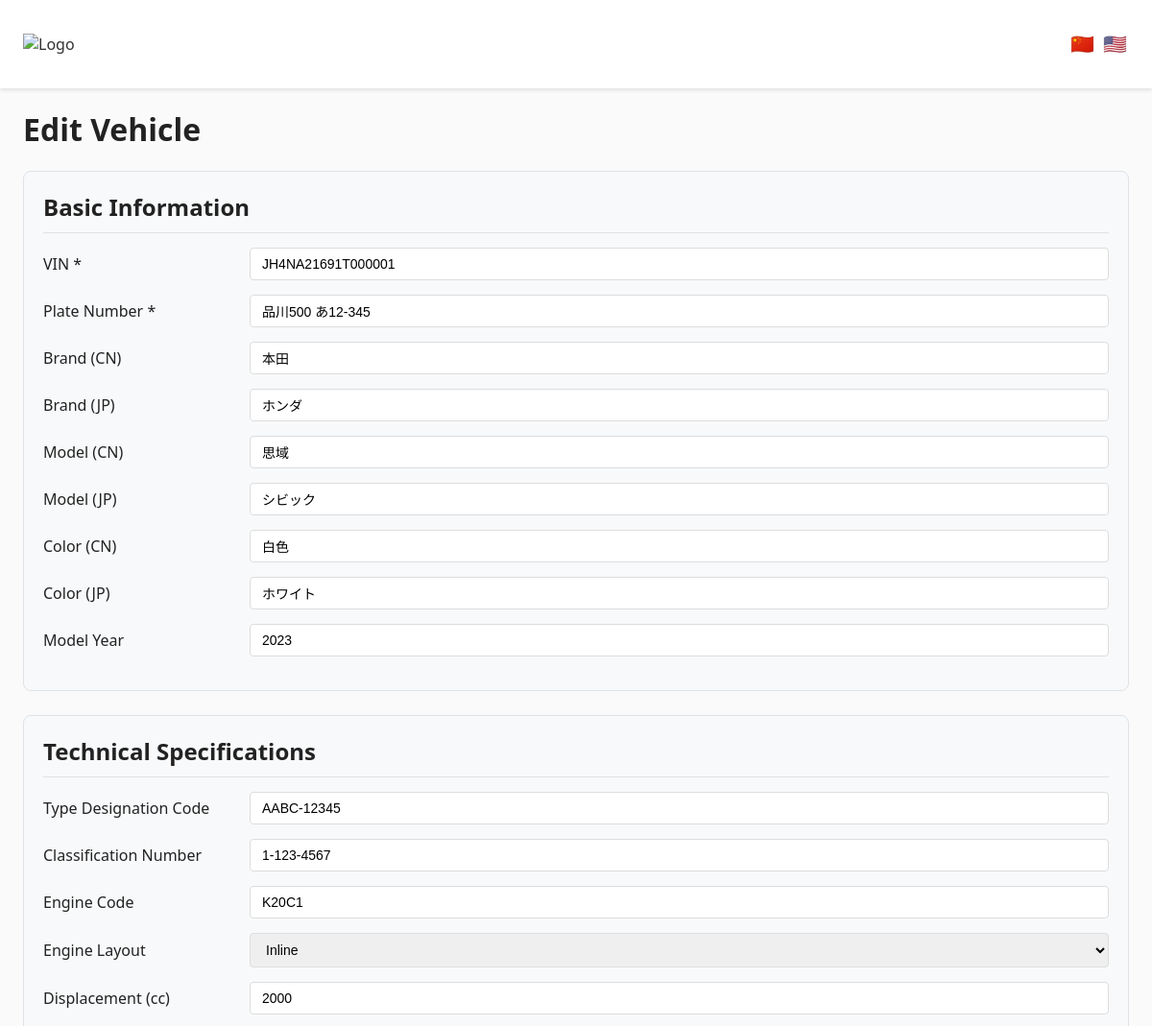
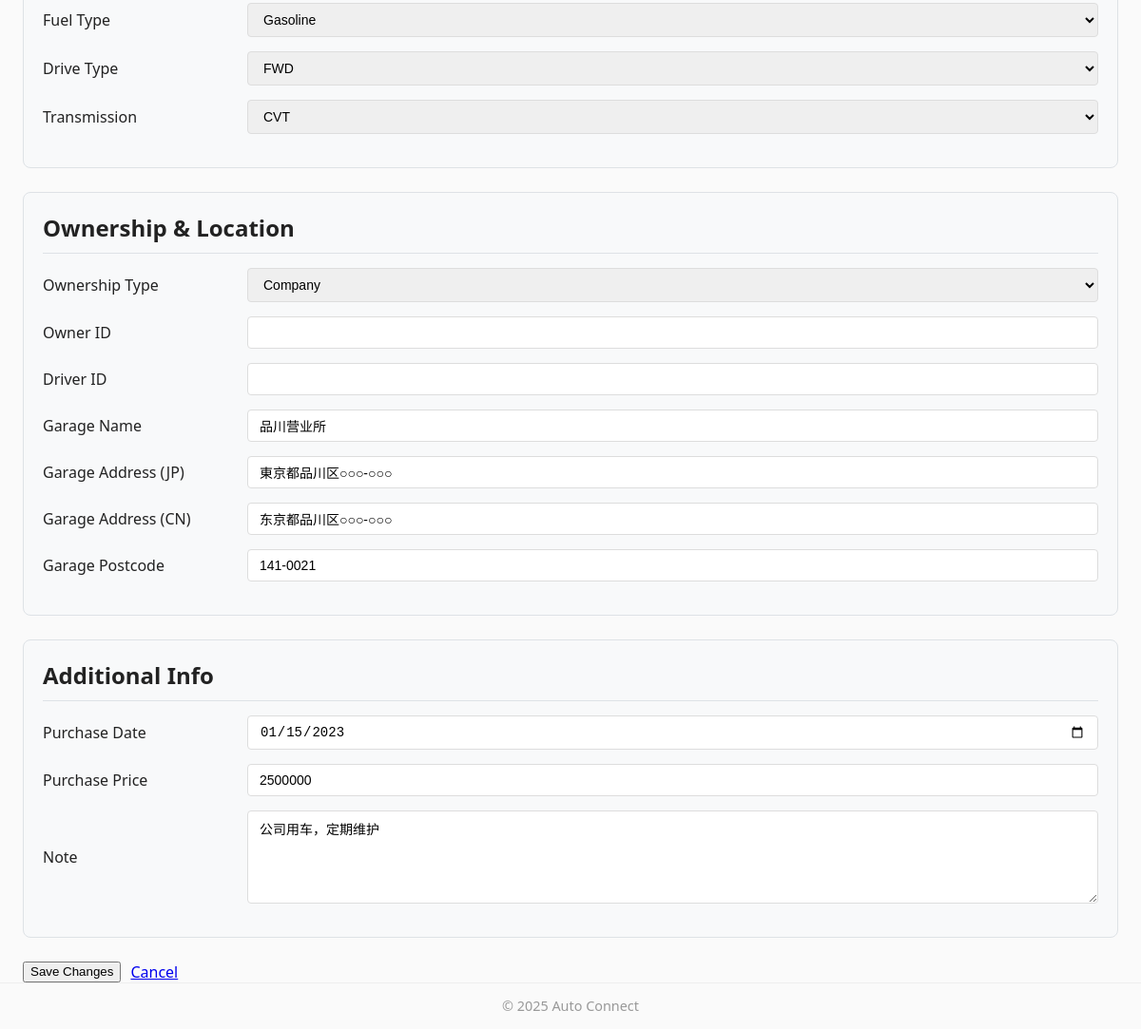
Page /vehicle/1/edit on the committed database (2 pictures, top to bottom).
### tables this page shows
CREATE TABLE vehicle (
    id INTEGER PRIMARY KEY AUTOINCREMENT,
    vin TEXT UNIQUE,
    plate_no TEXT UNIQUE,
    brand_cn TEXT,
    brand_jp TEXT,
    model_cn TEXT,
    model_jp TEXT,
    color_cn TEXT,
    color_jp TEXT,
    model_year INTEGER,
    type_designation_code TEXT, -- 型式指定番号
    classification_number TEXT, -- 類別区分番号
    engine_code TEXT,
    engine_layout TEXT,
    displacement_cc INTEGER,
    fuel_type TEXT,
    drive_type TEXT,
    transmission TEXT,
    ownership_type TEXT,
    owner_id INTEGER,
    driver_id INTEGER,
    garage_name TEXT,
    garage_address_jp TEXT,
    garage_address_cn TEXT,
    garage_postcode TEXT,
    garage_lat REAL,
    garage_lng REAL,
    purchase_date DATE,
    purchase_price DECIMAL(10, 2),
    ext_json TEXT, -- 扩展字段
    note TEXT,
    created_at DATETIME DEFAULT CURRENT_TIMESTAMP,
    updated_at DATETIME DEFAULT CURRENT_TIMESTAMP
);

### app.py (the view)
@app.route('/vehicle/<int:vehicle_id>/edit', methods=['GET', 'POST'])
def vehicle_edit(vehicle_id):
    conn = get_db_connection()
    if request.method == 'POST':
        vin = request.form['vin']
        plate_no = request.form['plate_no']
        brand_cn = request.form.get('brand_cn', '')
        brand_jp = request.form.get('brand_jp', '')
        model_cn = request.form.get('model_cn', '')
        model_jp = request.form.get('model_jp', '')
        color_cn = request.form.get('color_cn', '')
        color_jp = request.form.get('color_jp', '')
        model_year = request.form.get('model_year', type=int)
        type_designation_code = request.form.get('type_designation_code', '')
        classification_number = request.form.get('classification_number', '')
        engine_code = request.form.get('engine_code', '')
        engine_layout = request.form.get('engine_layout', '')
        displacement_cc = request.form.get('displacement_cc', type=int)
        fuel_type = request.form.get('fuel_type', '')
        drive_type = request.form.get('drive_type', '')
        transmission = request.form.get('transmission', '')
        ownership_type = request.form.get('ownership_type', '')
        owner_id = request.form.get('owner_id', type=int)
        driver_id = request.form.get('driver_id', type=int)
        garage_name = request.form.get('garage_name', '')
        garage_address_jp = request.form.get('garage_address_jp', '')
        garage_address_cn = request.form.get('garage_address_cn', '')
        garage_postcode = request.form.get('garage_postcode', '')
        purchase_date = request.form.get('purchase_date', '')
        purchase_price = request.form.get('purchase_price', type=float)
        note = request.form.get('note', '')
        conn.execute('''
            UPDATE vehicle
            SET vin = ?, plate_no = ?, brand_cn = ?, brand_jp = ?, model_cn = ?, model_jp = ?,
                color_cn = ?, color_jp = ?, model_year = ?, type_designation_code = ?,
                classification_number = ?, engine_code = ?, engine_layout = ?, displacement_cc = ?,
                fuel_type = ?, drive_type = ?, transmission = ?, ownership_type = ?,
                owner_id = ?, driver_id = ?, garage_name = ?, garage_address_jp = ?,
                garage_address_cn = ?, garage_postcode = ?, purchase_date = ?,
                purchase_price = ?, note = ?, updated_at = CURRENT_TIMESTAMP
            WHERE id = ?
        ''', (vin, plate_no, brand_cn, brand_jp, model_cn, model_jp, color_cn, color_jp,
              model_year, type_designation_code, classification_number, engine_code,
              engine_layout, displacement_cc, fuel_type, drive_type, transmission,
              ownership_type, owner_id, driver_id, garage_name, garage_address_jp,
              garage_address_cn, garage_postcode, purchase_date, purchase_price,
              note, vehicle_id))
        conn.commit()
        conn.close()
        return redirect(url_for('vehicle_detail', vehicle_id=vehicle_id))
    else:
        vehicle = conn.execute('SELECT * FROM vehicle WHERE id = ?', (vehicle_id,)).fetchone()
        conn.close()
        if vehicle:
            return render_template('vehicle/edit.html', vehicle=vehicle)
        else:
            return "Vehicle not found", 404

### app.py (called while the page is built)
def load_language_file(page_name, lang_code):
    try:
        filepath = f'langs/{page_name}.yaml'
        with open(filepath, 'r', encoding='utf-8') as file:
            lang_data = yaml.safe_load(file)
            return lang_data.get(lang_code, {})
    except FileNotFoundError:
        print(f"Language file not found: {filepath}")
        return {}

def select_locale():
    lang = request.args.get('lang')
    if lang in app.config['LANGUAGES']:
        return lang
    return app.config['BABEL_DEFAULT_LOCALE']

@app.before_request
def before_request():
    g.locale = select_locale()

@app.context_processor
def inject_common_vars():
    current_lang_code = g.locale if hasattr(g, 'locale') else select_locale()
    base_texts = load_language_file('base', current_lang_code)
    return dict(
        common={'menu': base_texts},
        current_lang=current_lang_code,
        lang_texts=lambda page: load_language_file(page, current_lang_code),
        translate_text=translate_text
    )

def get_db_connection():
    conn = sqlite3.connect('vehicle_system.db')
    conn.row_factory = sqlite3.Row  # 使结果可以通过列名访问
    return conn

### templates/vehicle/edit.html (shortened to what this page needs)
{% extends "base.html" %}
{% block content %}
<div class="vehicle-edit">
  <h1 class="ac-title-main">Edit Vehicle</h1>
  <form class="edit-form" method="post" action="/vehicle/{{ vehicle.id }}/edit">
    <div class="form-section">
      <h2 class="ac-title-sub">Basic Information</h2>
      <div class="form-row">
        <label for="vin" class="ac-field-label">VIN *</label>
        <input type="text" id="vin" name="vin" class="ac-input" value="{{ vehicle.vin }}" required>
      </div>
      <div class="form-row">
        <label for="plate_no" class="ac-field-label">Plate Number *</label>
        <input type="text" id="plate_no" name="plate_no" class="ac-input" value="{{ vehicle.plate_no }}" required>
      </div>
      <div class="form-row">
        <label for="brand_cn" class="ac-field-label">Brand (CN)</label>
        <input type="text" id="brand_cn" name="brand_cn" class="ac-input" value="{{ vehicle.brand_cn }}">
      </div>
      <div class="form-row">
        <label for="brand_jp" class="ac-field-label">Brand (JP)</label>
        <input type="text" id="brand_jp" name="brand_jp" class="ac-input" value="{{ vehicle.brand_jp }}">
      </div>
      <div class="form-row">
        <label for="model_cn" class="ac-field-label">Model (CN)</label>
        <input type="text" id="model_cn" name="model_cn" class="ac-input" value="{{ vehicle.model_cn }}">
      </div>
      <div class="form-row">
        <label for="model_jp" class="ac-field-label">Model (JP)</label>
        <input type="text" id="model_jp" name="model_jp" class="ac-input" value="{{ vehicle.model_jp }}">
      </div>
      <div class="form-row">
        <label for="color_cn" class="ac-field-label">Color (CN)</label>
        <input type="text" id="color_cn" name="color_cn" class="ac-input" value="{{ vehicle.color_cn }}">
      </div>
      <div class="form-row">
        <label for="color_jp" class="ac-field-label">Color (JP)</label>
        <input type="text" id="color_jp" name="color_jp" class="ac-input" value="{{ vehicle.color_jp }}">
      </div>
      <div class="form-row">
        <label for="model_year" class="ac-field-label">Model Year</label>
        <input type="number" id="model_year" name="model_year" class="ac-input" value="{{ vehicle.model_year }}">
      </div>
    </div>
    <div class="form-section">
      <h2 class="ac-title-sub">Technical Specifications</h2>
      <div class="form-row">
        <label for="type_designation_code" class="ac-field-label">Type Designation Code</label>
        <input type="text" id="type_designation_code" name="type_designation_code" class="ac-input" value="{{ vehicle.type_designation_code }}">
      </div>
      <div class="form-row">
        <label for="classification_number" class="ac-field-label">Classification Number</label>
        <input type="text" id="classification_number" name="classification_number" class="ac-input" value="{{ vehicle.classification_number }}">
      </div>
      <div class="form-row">
        <label for="engine_code" class="ac-field-label">Engine Code</label>
        <input type="text" id="engine_code" name="engine_code" class="ac-input" value="{{ vehicle.engine_code }}">
      </div>
      <div class="form-row">
        <label for="engine_layout" class="ac-field-label">Engine Layout</label>
        <select id="engine_layout" name="engine_layout" class="ac-input">
          <option value="Inline" {% if vehicle.engine_layout == 'Inline' %}selected{% endif %}>Inline</option>
        </select>
      </div>
      <div class="form-row">
        <label for="displacement_cc" class="ac-field-label">Displacement (cc)</label>
        <input type="number" id="displacement_cc" name="displacement_cc" class="ac-input" value="{{ vehicle.displacement_cc }}">
      </div>
      <div class="form-row">
        <label for="fuel_type" class="ac-field-label">Fuel Type</label>
        <select id="fuel_type" name="fuel_type" class="ac-input">
          <option value="Gasoline" {% if vehicle.fuel_type == 'Gasoline' %}selected{% endif %}>Gasoline</option>
        </select>
      </div>
      <div class="form-row">
        <label for="drive_type" class="ac-field-label">Drive Type</label>
        <select id="drive_type" name="drive_type" class="ac-input">
          <option value="FWD" {% if vehicle.drive_type == 'FWD' %}selected{% endif %}>FWD</option>
        </select>
      </div>
      <div class="form-row">
        <label for="transmission" class="ac-field-label">Transmission</label>
        <select id="transmission" name="transmission" class="ac-input">
          <option value="CVT" {% if vehicle.transmission == 'CVT' %}selected{% endif %}>CVT</option>
        </select>
      </div>
    </div>
    <div class="form-section">
      <h2 class="ac-title-sub">Ownership & Location</h2>
      <div class="form-row">
        <label for="ownership_type" class="ac-field-label">Ownership Type</label>
        <select id="ownership_type" name="ownership_type" class="ac-input">
          <option value="Company" {% if vehicle.ownership_type == 'Company' %}selected{% endif %}>Company</option>
        </select>
      </div>
      <div class="form-row">
        <label for="owner_id" class="ac-field-label">Owner ID</label>
        <input type="number" id="owner_id" name="owner_id" class="ac-input" value="{{ vehicle.owner_id }}">
      </div>
      <div class="form-row">
        <label for="driver_id" class="ac-field-label">Driver ID</label>
        <input type="number" id="driver_id" name="driver_id" class="ac-input" value="{{ vehicle.driver_id }}">
      </div>
      <div class="form-row">
        <label for="garage_name" class="ac-field-label">Garage Name</label>
        <input type="text" id="garage_name" name="garage_name" class="ac-input" value="{{ vehicle.garage_name }}">
      </div>
      <div class="form-row">
        <label for="garage_address_jp" class="ac-field-label">Garage Address (JP)</label>
        <input type="text" id="garage_address_jp" name="garage_address_jp" class="ac-input" value="{{ vehicle.garage_address_jp }}">
      </div>
      <div class="form-row">
        <label for="garage_address_cn" class="ac-field-label">Garage Address (CN)</label>
        <input type="text" id="garage_address_cn" name="garage_address_cn" class="ac-input" value="{{ vehicle.garage_address_cn }}">
      </div>
      <div class="form-row">
        <label for="garage_postcode" class="ac-field-label">Garage Postcode</label>
        <input type="text" id="garage_postcode" name="garage_postcode" class="ac-input" value="{{ vehicle.garage_postcode }}">
      </div>
    </div>
    <div class="form-section">
      <h2 class="ac-title-sub">Additional Info</h2>
      <div class="form-row">
        <label for="purchase_date" class="ac-field-label">Purchase Date</label>
        <input type="date" id="purchase_date" name="purchase_date" class="ac-input" value="{{ vehicle.purchase_date }}">
      </div>
      <div class="form-row">
        <label for="purchase_price" class="ac-field-label">Purchase Price</label>
        <input type="number" id="purchase_price" name="purchase_price" class="ac-input" step="0.01" value="{{ vehicle.purchase_price }}">
      </div>
      <div class="form-row">
        <label for="note" class="ac-field-label">Note</label>
        <textarea id="note" name="note" class="ac-input" rows="4">{{ vehicle.note }}</textarea>
      </div>
    </div>
    <div class="form-actions">
      <button type="submit" class="btn btn-primary">Save Changes</button>
      <a href="/vehicle/{{ vehicle.id }}" class="btn btn-secondary">Cancel</a>
    </div>
  </form>
</div>
{% endblock %}

### static/css/app.css (style rules this page uses)
body { font-family: 'Noto Sans JP', system-ui, sans-serif; margin: 0; background: #fafafa; color: #222; }

### templates/vehicle/edit.html (style rules this page uses)
.form-section { background: #f8f9fa; border: 1px solid #dee2e6; border-radius: 8px; padding: 20px; margin-bottom: 25px; }
.form-section h2 { margin-top: 0; margin-bottom: 15px; padding-bottom: 10px; border-bottom: 1px solid #dee2e6; }
.form-row { display: flex; margin-bottom: 15px; flex-wrap: wrap; }
.form-row label { min-width: 200px; margin-right: 15px; flex-shrink: 0; align-self: center; }
.ac-input { flex-grow: 1; padding: 8px 12px; border: 1px solid #ddd; border-radius: 4px; font-size: 14px; }
textarea.ac-input { resize: vertical; min-height: 80px; }
.form-actions { display: flex; gap: 10px; margin-top: 20px; }

### rows in the picture
vehicle: vin "JH4NA21691T000001", plate_no "品川500 あ12-345", brand_cn "本田", brand_jp "ホンダ", model_cn "思域", model_jp "シビック", color_cn "白色", color_jp "ホワイト", model_year "2023", type_designation_code "AABC-12345", classification_number "1-123-4567", engine_code "K20C1", engine_layout "Inline", displacement_cc "2000", fuel_type "Gasoline", drive_type "FWD", transmission "CVT", ownership_type "Company", garage_name "品川营业所", garage_address_jp "東京都品川区○○○-○○○", garage_address_cn "东京都品川区○○○-○○○", garage_postcode "141-0021", purchase_date "01/15/2023", purchase_price "2500000", note "公司用车，定期维护"
